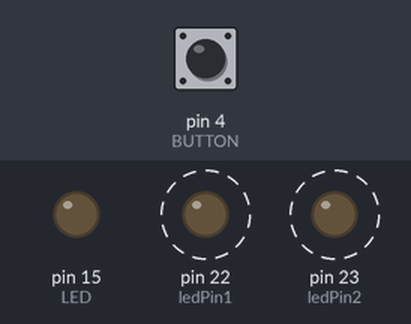
A sketch run on a simulated Arduino Mega 2560, built with avr-gcc and run on an emulated ATmega2560. On the bench: output pins drawn as LEDs (lit = HIGH). Dashed ring = blinking. Inputs (shaded band) come from the test bench; at power-on: pin 4 (BUTTON) HIGH. What the sketch prints to the serial monitor is not drawn.

Above: at 1.25 s.
1.3 s: pin 4 (BUTTON) pulled LOW for 0.15 s
At 2.87 s:
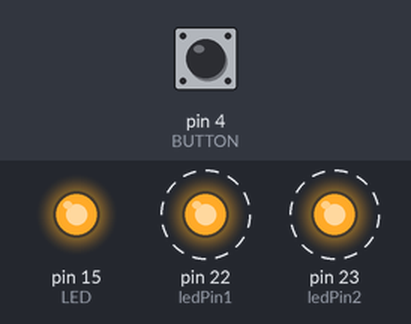
Timing chart, 0 to 10.3 s (numbered marks = the images above; inputs shaded):
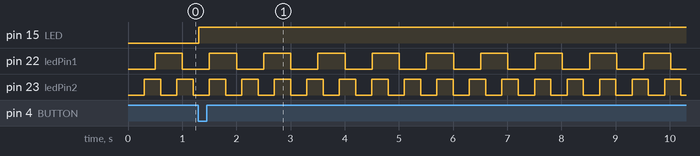

The sketch:

sketch_may09a.ino
```cpp
#define LED 15
const int ledPin1 = 22;  // กำหนดหมายเลขของพินสำหรับ LED ที่ 1
const int ledPin2 = 23;  // กำหนดหมายเลขของพินสำหรับ LED ที่ 2
const long interval1 = 500;         // กำหนดช่วงเวลาของ LED ที่ 1 (ms)
const long interval2 = 300;         // กำหนดช่วงเวลาของ LED ที่ 2 (ms)
unsigned long previousMillis1 = 0;  // เก็บค่าเวลาล่าสุดของ LED ที่ 1
unsigned long previousMillis2 = 0;  // เก็บค่าเวลาล่าสุดของ LED ที่ 2
#define BUTTON 4
#define PRESSED LOW
#define TIME_TURNOFF 5000

enum {BT_RELEASE, BT_PRESS, BT_PRESS_WAIT} bt_state = BT_RELEASE;
uint32_t bt_timer;

void setup() {
  // put your setup code here, to run once:
  Serial.begin(115200);
  pinMode(LED, OUTPUT);
  pinMode(ledPin1, OUTPUT);  // กำหนดโหมดของพิน LED ที่ 1 เป็น OUTPUT
  pinMode(ledPin2, OUTPUT);  // กำหนดโหมดของพิน LED ที่ 2 เป็น OUTPUT
  pinMode(BUTTON, INPUT_PULLUP);

}

void loop() {
  // put your main code here, to run repeatedly:
  Serial.println(bt_state);
  Serial.println(BT_RELEASE);
  Serial.println(BT_PRESS);
  Serial.println(BT_PRESS_WAIT);
  Serial.println(digitalRead(BUTTON));
  Serial.println("================");
  unsigned long currentMillis = millis();  // ดึงค่าเวลาปัจจุบัน

  // สร้างหน้าที่สำหรับ LED ที่ 1
  if (currentMillis - previousMillis1 >= interval1) {
    previousMillis1 = currentMillis;               // บันทึกค่าเวลาปัจจุบัน
    digitalWrite(ledPin1, !digitalRead(ledPin1));  // เปลี่ยนสถานะของ LED ที่ 1
  }

  // สร้างหน้าที่สำหรับ LED ที่ 2
  if (currentMillis - previousMillis2 >= interval2) {
    previousMillis2 = currentMillis;               // บันทึกค่าเวลาปัจจุบัน
    digitalWrite(ledPin2, !digitalRead(ledPin2));  // เปลี่ยนสถานะของ LED ที่ 2
  }

  switch (bt_state) {
    case BT_RELEASE:
      if (digitalRead(BUTTON) == PRESSED) bt_state = BT_PRESS;
      break;
    case BT_PRESS:
      bt_timer = millis();
      if (digitalRead(BUTTON) == PRESSED) bt_state = BT_PRESS_WAIT;
      else bt_state = BT_RELEASE;
      break;
    case BT_PRESS_WAIT:
      if (digitalRead(BUTTON) == PRESSED) {
        digitalWrite(LED, millis() - bt_timer < TIME_TURNOFF);
      }
      else bt_state = BT_RELEASE;
      break;
  }
}
```

Measured:
- after the input at 1.3 s, pin 15 (LED): LOW → HIGH at once
- by itself, pin 22 (ledPin1): alternates HIGH for 0.50 s and LOW for 0.50 s
- by itself, pin 23 (ledPin2): alternates HIGH for 0.30 s and LOW for 0.30 s
